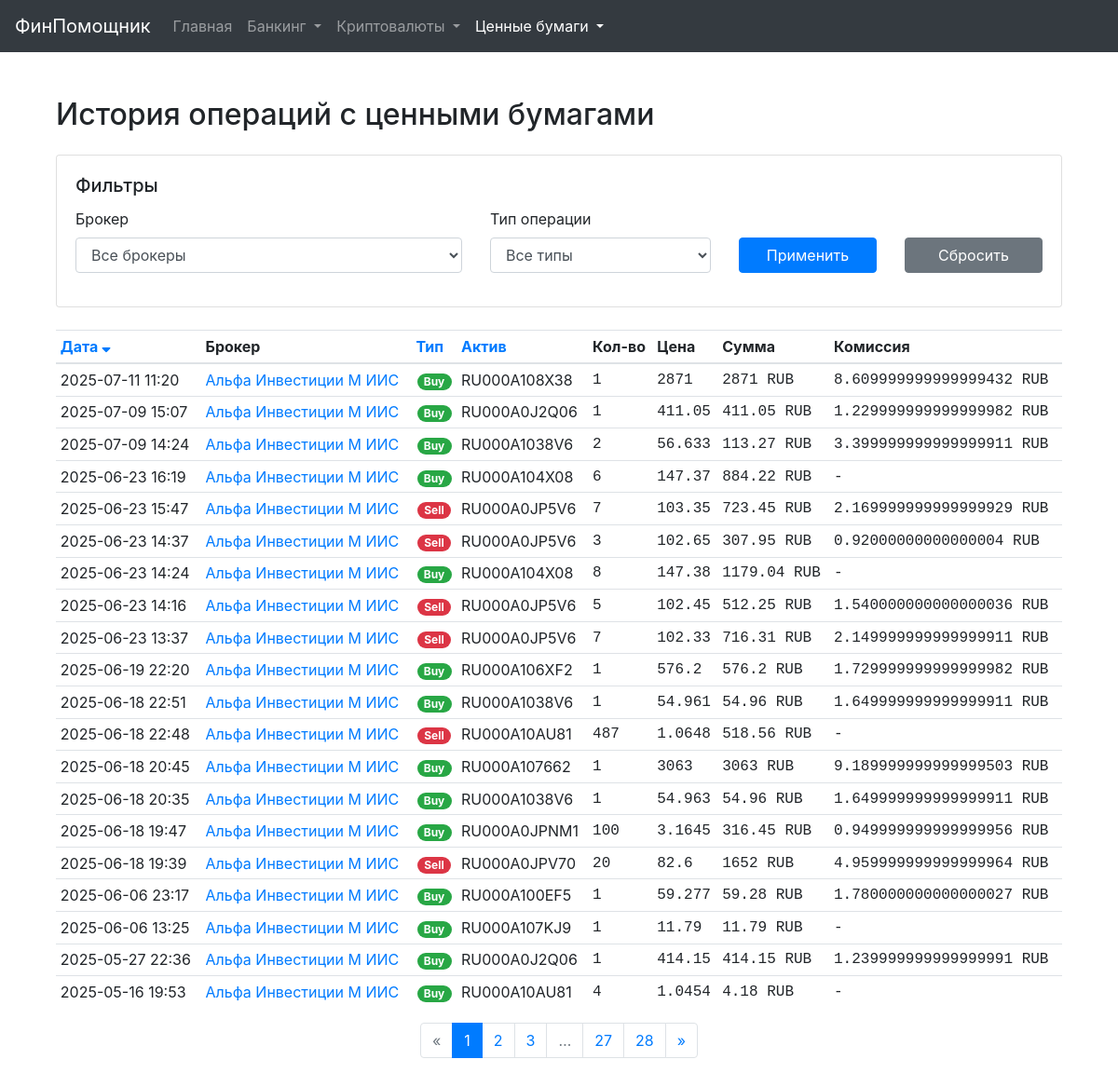
The app's page /transactions, older data.
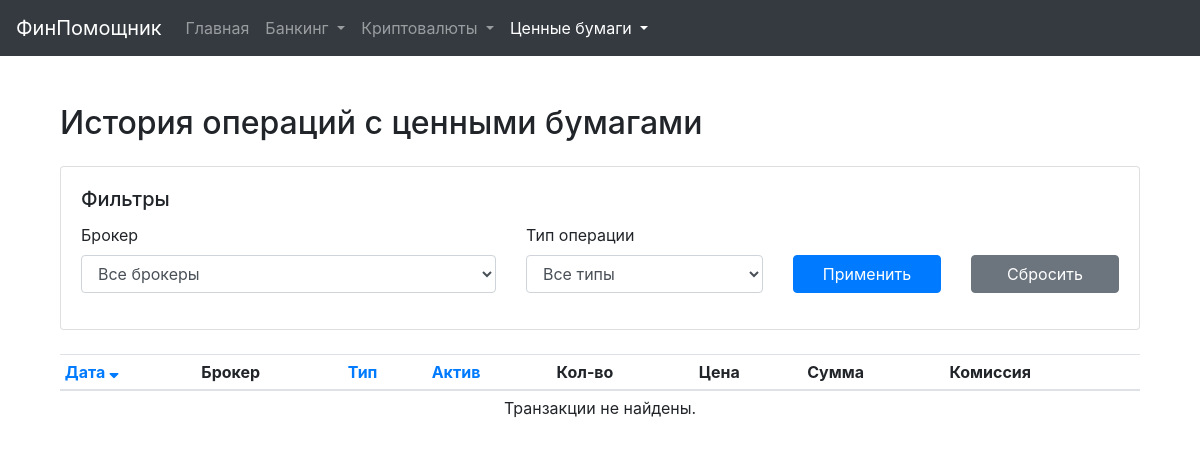
The same page, newer data.
### models.py (models this page shows, shortened)
class Transaction(db.Model):
    id = db.Column(db.Integer, primary_key=True)
    exchange_tx_id = db.Column(db.String(128), unique=True, nullable=True)
    timestamp = db.Column(db.DateTime, nullable=False, index=True)
    type = db.Column(db.String(64), nullable=False)
    raw_type = db.Column(db.String(128))
    asset1_ticker = db.Column(db.String(32))
    asset1_amount = db.Column(db.Numeric(36, 18))
    asset2_ticker = db.Column(db.String(32))
    asset2_amount = db.Column(db.Numeric(36, 18))
    fee_amount = db.Column(db.Numeric(36, 18))
    fee_currency = db.Column(db.String(32))
    execution_price = db.Column(db.Numeric(36, 18)) # Новое поле для цены исполнения сделки
    description = db.Column(db.Text)
    platform_id = db.Column(db.Integer, db.ForeignKey('investment_platform.id'), nullable=False)
    platform = db.relationship('InvestmentPlatform', back_populates='transactions')

class InvestmentPlatform(db.Model):
    id = db.Column(db.Integer, primary_key=True)
    name = db.Column(db.String(128), nullable=False, unique=True)
    platform_type = db.Column(db.String(64), nullable=False)
    is_active = db.Column(db.Boolean, default=True, nullable=False)
    api_key = db.Column(db.String(256))
    api_secret_encrypted = db.Column(db.String(512))
    passphrase_encrypted = db.Column(db.String(512))
    other_credentials_json_encrypted = db.Column(db.Text)
    notes = db.Column(db.Text)
    last_sync_status = db.Column(db.String(128))
    last_synced_at = db.Column(db.DateTime)
    last_tx_synced_at = db.Column(db.DateTime) # Новая колонка для синхронизации транзакций
    manual_earn_balances_json = db.Column(db.Text, default='{}') # Новая колонка для ручных Earn балансов
    assets = db.relationship('InvestmentAsset', back_populates='platform', cascade="all, delete-orphan", lazy='dynamic')
    transactions = db.relationship('Transaction', back_populates='platform', cascade="all, delete-orphan", lazy='dynamic')

### securities_logic.py (the view)
@securities_bp.route('/transactions')
def ui_securities_transactions():
    page = request.args.get('page', 1, type=int)
    sort_by = request.args.get('sort_by', 'timestamp')
    order = request.args.get('order', 'desc')
    filter_platform_id = request.args.get('filter_platform_id', 'all')
    filter_type = request.args.get('filter_type', 'all')
    query = Transaction.query.join(InvestmentPlatform).filter(InvestmentPlatform.platform_type == 'stock_broker')
    query = query.options(joinedload(Transaction.platform))
    if filter_platform_id != 'all':
        query = query.filter(Transaction.platform_id == int(filter_platform_id))
    if filter_type != 'all':
        query = query.filter(Transaction.type == filter_type)
    sort_column = getattr(Transaction, sort_by, Transaction.timestamp)
    if order == 'desc':
        query = query.order_by(desc(sort_column))
    else:
        query = query.order_by(asc(sort_column))
    pagination = query.paginate(page=page, per_page=current_app.config.get('ITEMS_PER_PAGE', 50), error_out=False)
    platforms = InvestmentPlatform.query.filter_by(platform_type='stock_broker').order_by(InvestmentPlatform.name).all()
    unique_transaction_types = [r[0] for r in db.session.query(Transaction.type).join(InvestmentPlatform).filter(InvestmentPlatform.platform_type == 'stock_broker').distinct().order_by(Transaction.type).all()]
    return render_template('securities_transactions.html',
                           transactions=pagination.items,
                           pagination=pagination,
                           sort_by=sort_by, order=order,
                           filter_platform_id=filter_platform_id,
                           filter_type=filter_type,
                           platforms=platforms,
                           unique_transaction_types=unique_transaction_types)

### templates/securities_transactions.html (shortened to what the changed rows need)
{% extends "base.html" %}
{% macro sort_link(column, title) %}
    {% set new_order = 'asc' if sort_by == column and order == 'desc' else 'desc' %}
    <a href="{{ url_for('securities.ui_securities_transactions', sort_by=column, order=new_order, filter_platform_id=filter_platform_id, filter_type=filter_type, page=1) }}">
        {{ title }}
        {% if sort_by == column %}
            {% if order == 'asc' %}<i class="fas fa-sort-up"></i>{% else %}<i class="fas fa-sort-down"></i>{% endif %}
        {% endif %}
    </a>
{% endmacro %}
{% block content %}
<div class="container mt-4">
    <div class="d-flex justify-content-between align-items-center mb-3">
        <h2>История операций с ценными бумагами</h2>
    </div>
    <div class="table-responsive">
        <table class="table table-sm table-hover">
            <thead>
                <tr>
                    <th>{{ sort_link('timestamp', 'Дата') }}</th>
                    <th>Брокер</th>
                    <th>{{ sort_link('type', 'Тип') }}</th>
                    <th>{{ sort_link('asset1_ticker', 'Актив') }}</th>
                    <th class="text-end">Кол-во</th>
                    <th class="text-end">Цена</th>
                    <th class="text-end">Сумма</th>
                    <th>Комиссия</th>
                </tr>
            </thead>
            <tbody>
                {% for tx in transactions %}
                {% set badge_map = {'buy': 'badge-success', 'sell': 'badge-danger'} %}
                <tr>
                    <td>{{ tx.timestamp.strftime('%Y-%m-%d %H:%M') }}</td>
                    <td><a href="{{ url_for('securities.ui_broker_detail', platform_id=tx.platform.id) }}">{{ tx.platform.name }}</a></td>
                    <td class="text-center">
                        <span class="badge badge-pill {{ badge_map.get(tx.type, 'badge-light') }}">{{ tx.type|capitalize }}</span>
                    </td>
                    <td>{{ tx.asset1_ticker }}</td>
                    <td class="text-end text-monospace">{{ tx.asset1_amount|trim_zeros if tx.asset1_amount is not none else '-' }}</td>
                    <td class="text-end text-monospace">{{ "%.4f"|format(tx.execution_price)|trim_zeros if tx.execution_price is not none else '-' }}</td>
                    <td class="text-end text-monospace">{{ "%.2f"|format(tx.asset2_amount)|trim_zeros if tx.asset2_amount is not none else '-' }} {{ tx.asset2_ticker }}</td>
                    <td class="text-monospace">{{ (tx.fee_amount|trim_zeros ~ ' ' ~ tx.fee_currency) if tx.fee_amount and tx.fee_amount > 0 and tx.fee_currency else '-' }}</td>
                </tr>
                {% else %}
                <tr>
                    <td colspan="8" class="text-center">Транзакции не найдены.</td>
                </tr>
                {% endfor %}
            </tbody>
        </table>
    </div>
    {% if pagination and pagination.pages > 1 %}
        <nav aria-label="Навигация по транзакциям">
            <ul class="pagination justify-content-center">
                {% set base_args = {'sort_by': sort_by, 'order': order, 'filter_platform_id': filter_platform_id, 'filter_type': filter_type} %}
                <li class="page-item {% if not pagination.has_prev %}disabled{% endif %}">
                    <a class="page-link" href="{{ url_for('securities.ui_securities_transactions', page=pagination.prev_num, **base_args) }}">&laquo;</a>
                </li>
                {% for p in pagination.iter_pages(left_edge=2, right_edge=2, left_current=2, right_current=2) %}
                    {% if p %}
                        <li class="page-item {% if p == pagination.page %}active{% endif %}">
                            <a class="page-link" href="{{ url_for('securities.ui_securities_transactions', page=p, **base_args) }}">{{ p }}</a>
                        </li>
                    {% else %}
                        <li class="page-item disabled"><span class="page-link">…</span></li>
                    {% endif %}
                {% endfor %}
                <li class="page-item {% if not pagination.has_next %}disabled{% endif %}">
                    <a class="page-link" href="{{ url_for('securities.ui_securities_transactions', page=pagination.next_num, **base_args) }}">&raquo;</a>
                </li>
            </ul>
        </nav>
    {% endif %}
</div>
{% endblock %}

Row changes from the older to the newer data that the page shows:
removed Transaction: timestamp "2025-07-11 11:20", platform.name "Альфа Инвестиции М ИИС", type "Buy", asset1_ticker "RU000A108X38", asset1_amount "1", execution_price "2871", asset2_amount "2871", asset2_ticker "RUB", fee_amount+fee_currency "8.609999999999999432 RUB"
removed Transaction: timestamp "2025-07-09 15:07", platform.name "Альфа Инвестиции М ИИС", type "Buy", asset1_ticker "RU000A0J2Q06", asset1_amount "1", execution_price "411.05", asset2_amount "411.05", asset2_ticker "RUB", fee_amount+fee_currency "1.229999999999999982 RUB"
removed Transaction: timestamp "2025-07-09 14:24", platform.name "Альфа Инвестиции М ИИС", type "Buy", asset1_ticker "RU000A1038V6", asset1_amount "2", execution_price "56.633", asset2_amount "113.27", asset2_ticker "RUB", fee_amount+fee_currency "3.399999999999999911 RUB"
removed Transaction: timestamp "2025-06-23 16:19", platform.name "Альфа Инвестиции М ИИС", type "Buy", asset1_ticker "RU000A104X08", asset1_amount "6", execution_price "147.37", asset2_amount "884.22", asset2_ticker "RUB", fee_amount "-"
removed Transaction: timestamp "2025-06-23 15:47", platform.name "Альфа Инвестиции М ИИС", type "Sell", asset1_ticker "RU000A0JP5V6", asset1_amount "7", execution_price "103.35", asset2_amount "723.45", asset2_ticker "RUB", fee_amount+fee_currency "2.169999999999999929 RUB"
removed Transaction: timestamp "2025-06-23 14:37", platform.name "Альфа Инвестиции М ИИС", type "Sell", asset1_ticker "RU000A0JP5V6", asset1_amount "3", execution_price "102.65", asset2_amount "307.95", asset2_ticker "RUB", fee_amount+fee_currency "0.92000000000000004 RUB"
removed Transaction: timestamp "2025-06-23 14:24", platform.name "Альфа Инвестиции М ИИС", type "Buy", asset1_ticker "RU000A104X08", asset1_amount "8", execution_price "147.38", asset2_amount "1179.04", asset2_ticker "RUB", fee_amount "-"
removed Transaction: timestamp "2025-06-23 14:16", platform.name "Альфа Инвестиции М ИИС", type "Sell", asset1_ticker "RU000A0JP5V6", asset1_amount "5", execution_price "102.45", asset2_amount "512.25", asset2_ticker "RUB", fee_amount+fee_currency "1.540000000000000036 RUB"
removed Transaction: timestamp "2025-06-23 13:37", platform.name "Альфа Инвестиции М ИИС", type "Sell", asset1_ticker "RU000A0JP5V6", asset1_amount "7", execution_price "102.33", asset2_amount "716.31", asset2_ticker "RUB", fee_amount+fee_currency "2.149999999999999911 RUB"
removed Transaction: timestamp "2025-06-19 22:20", platform.name "Альфа Инвестиции М ИИС", type "Buy", asset1_ticker "RU000A106XF2", asset1_amount "1", execution_price "576.2", asset2_amount "576.2", asset2_ticker "RUB", fee_amount+fee_currency "1.729999999999999982 RUB"
removed Transaction: timestamp "2025-06-18 22:51", platform.name "Альфа Инвестиции М ИИС", type "Buy", asset1_ticker "RU000A1038V6", asset1_amount "1", execution_price "54.961", asset2_amount "54.96", asset2_ticker "RUB", fee_amount+fee_currency "1.649999999999999911 RUB"
removed Transaction: timestamp "2025-06-18 22:48", platform.name "Альфа Инвестиции М ИИС", type "Sell", asset1_ticker "RU000A10AU81", asset1_amount "487", execution_price "1.0648", asset2_amount "518.56", asset2_ticker "RUB", fee_amount "-"
removed Transaction: timestamp "2025-06-18 20:45", platform.name "Альфа Инвестиции М ИИС", type "Buy", asset1_ticker "RU000A107662", asset1_amount "1", execution_price "3063", asset2_amount "3063", asset2_ticker "RUB", fee_amount+fee_currency "9.189999999999999503 RUB"
removed Transaction: timestamp "2025-06-18 20:35", platform.name "Альфа Инвестиции М ИИС", type "Buy", asset1_ticker "RU000A1038V6", asset1_amount "1", execution_price "54.963", asset2_amount "54.96", asset2_ticker "RUB", fee_amount+fee_currency "1.649999999999999911 RUB"
removed Transaction: timestamp "2025-06-18 19:47", platform.name "Альфа Инвестиции М ИИС", type "Buy", asset1_ticker "RU000A0JPNM1", asset1_amount "100", execution_price "3.1645", asset2_amount "316.45", asset2_ticker "RUB", fee_amount+fee_currency "0.949999999999999956 RUB"
removed Transaction: timestamp "2025-06-18 19:39", platform.name "Альфа Инвестиции М ИИС", type "Sell", asset1_ticker "RU000A0JPV70", asset1_amount "20", execution_price "82.6", asset2_amount "1652", asset2_ticker "RUB", fee_amount+fee_currency "4.959999999999999964 RUB"
removed Transaction: timestamp "2025-06-06 23:17", platform.name "Альфа Инвестиции М ИИС", type "Buy", asset1_ticker "RU000A100EF5", asset1_amount "1", execution_price "59.277", asset2_amount "59.28", asset2_ticker "RUB", fee_amount+fee_currency "1.780000000000000027 RUB"
removed Transaction: timestamp "2025-06-06 13:25", platform.name "Альфа Инвестиции М ИИС", type "Buy", asset1_ticker "RU000A107KJ9", asset1_amount "1", execution_price "11.79", asset2_amount "11.79", asset2_ticker "RUB", fee_amount "-"
removed Transaction: timestamp "2025-05-27 22:36", platform.name "Альфа Инвестиции М ИИС", type "Buy", asset1_ticker "RU000A0J2Q06", asset1_amount "1", execution_price "414.15", asset2_amount "414.15", asset2_ticker "RUB", fee_amount+fee_currency "1.239999999999999991 RUB"
removed Transaction: timestamp "2025-05-16 19:53", platform.name "Альфа Инвестиции М ИИС", type "Buy", asset1_ticker "RU000A10AU81", asset1_amount "4", execution_price "1.0454", asset2_amount "4.18", asset2_ticker "RUB", fee_amount "-"
Text that changed along with them:
text now shown: "Транзакции не найдены."
list line gone: "1"
list line gone: "2"
list line gone: "3"
list line gone: "27"
list line gone: "28"
